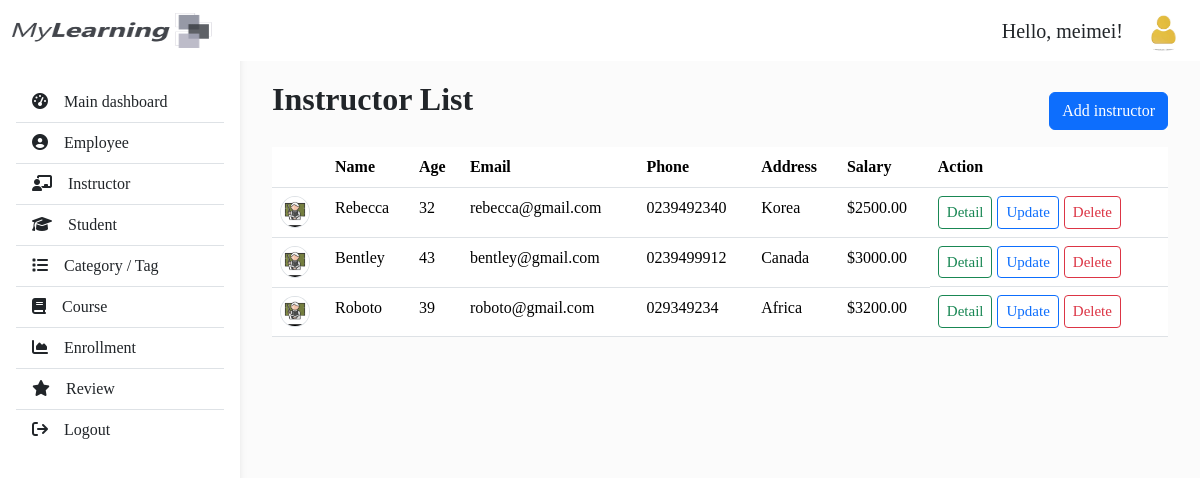
Page /instructors/ (signed in) on the committed database.
### users/models.py (models this page shows, shortened)
class Instructor(models.Model):
  user = models.OneToOneField(User, on_delete=models.CASCADE, null=True)
  name = models.CharField(max_length=100)
  age = models.IntegerField()
  email = models.EmailField()
  phone = models.CharField(max_length=20)
  address = models.CharField(max_length=150)
  salary = models.DecimalField(max_digits=10, decimal_places=2)

### users/decorators.py (the view)
    def wrapper_func(request, *args, **kwargs):
      group = None
      if request.user.groups.exists():
        group = request.user.groups.all()[0].name
        print('login group: ', group)
      print('allow group: ', allow_roles)
      if group in allow_roles:
        return view_func(request, *args, **kwargs)
      else:
        return HttpResponse('You are not authorize to view this page!')

### users/views.py (called while the page is built)
@login_required(login_url='login')
@allow_users(allow_roles=['admin'])
def Instructor_List(request):
  instructors = Instructor.objects.all()
  return render(request, 'instructors/list.html', {'instructors':instructors})

### users/templates/instructors/list.html (shortened to what this page needs)
{% extends 'base.html' %}
{%block content %}
  <div class="px-4 py-3">
    <div class="d-flex align-items-center">
      <div class="flex-grow-1 fw-bold fs-2 mb-4">Instructor List</div>
      <a href="{% url 'users:instructor_create' %}" class="btn btn-primary">Add instructor</a>
    </div>
    <div class="overflow-auto">
      <table class="table">
        <thead>
          <tr>
            <th scope="col"></th>
            <th scope="col">Name</th>
            <th scope="col">Age</th>
            <th scope="col">Email</th>
            <th scope="col">Phone</th>
            <th scope="col">Address</th>
            <th scope="col">Salary</th>
            <th scope="col">Action</th>
          </tr>
        </thead>
        <tbody>
          {% for instructor in instructors %}
          <tr>
            <th scope="row">
              <img class="rounded-circle border" style="width: 30px;" src="/media/profiles/instructor-profile.jpg" alt="profile">
            </th>
            <td>{{instructor.name}}</td>
            <td>{{instructor.age}}</td>
            <td>{{instructor.email}}</td>
            <td>{{instructor.phone}}</td>
            <td>{{instructor.address}}</td>
            <td>${{instructor.salary}}</td>
            <td class="btn-container">
              <a
                href="{% url 'users:instructor_detail' instructor.id %}"
                class="btn btn-outline-success btn-sm"
                >Detail</a
              >
              <a
                href="{% url 'users:instructor_update' instructor.id %}"
                class="btn btn-outline-primary btn-sm"
                >Update</a
              >
              <a
                href="{% url 'users:instructor_delete' instructor.id %}"
                class="btn btn-outline-danger btn-sm"
                >Delete</a
              >
            </td>
          </tr>
          {% endfor %}
        </tbody>
      </table>
    </div>
  </div>
{% endblock content %}

### templates/base.html (shortened to what this page needs)
<!DOCTYPE html>
<html lang="en">
  <head>
    {% load static %}
    <link
      href="https://cdn.jsdelivr.net/npm/bootstrap@5.3.7/dist/css/bootstrap.min.css"
      rel="stylesheet"
    />
    <link
      rel="stylesheet"
      href="https://cdn.jsdelivr.net/npm/bootstrap-icons@1.11.3/font/bootstrap-icons.css"
    />
    <link
      rel="stylesheet"
      href="https://cdnjs.cloudflare.com/ajax/libs/font-awesome/6.5.0/css/all.min.css"
    />
    <link rel="stylesheet" href="{% static 'css/style.css' %}" />
  </head>
  <body>
    <header>
      <nav
        id="sidebarMenu"
        class="collapse d-lg-block sidebar collapse bg-white"
      >
        <div class="position-sticky">
          <div class="list-group list-group-flush mx-3 mt-4">
            <a
              href="{% url 'dashboard' %}"
              class="list-group-item list-group-item-action py-2 ripple"
              aria-current="true"
            >
              <i class="fas fa-tachometer-alt me-3"></i
              ><span>Main dashboard</span>
            </a>
            {% if request.user.groups.all.0.name == 'admin' %}
              <a
                href="{% url 'users:employee_list' %}"
                class="list-group-item list-group-item-action py-2 ripple"
              >
                <i class="fa-solid fa-circle-user me-3"></i><span>Employee</span>
              </a>
              <a
                href="{% url 'users:instructor_list' %}"
                class="list-group-item list-group-item-action py-2 ripple"
              >
                <i class="fa-solid fa-chalkboard-user me-3"></i><span>Instructor</span>
              </a>
              <a
                href="{% url 'users:student_list' %}"
                class="list-group-item list-group-item-action py-2 ripple"
              >
                <i class="fa-solid fa-graduation-cap me-3"></i></i><span>Student</span>
              </a>
            {% endif %}
            {% if request.user.groups.all.0.name == 'admin' or request.user.groups.all.0.name == 'instructor' %}
              <a
                href="{% url 'courses:category_list' %}"
                class="list-group-item list-group-item-action py-2 ripple"
              >
                <i class="fa-solid fa-list me-3"></i><span>Category / Tag</span>
              </a>
            {% endif %}
            <a
              href="{% url 'courses:course_list' %}"
              class="list-group-item list-group-item-action py-2 ripple"
            >
              <i class="fa-solid fa-book me-3"></i><span>Course</span>
            </a>
            {% if request.user.groups.all.0.name == 'admin' %}
              <a
                href="{% url 'enrollments:enrollment_list' %}"
                class="list-group-item list-group-item-action py-2 ripple"
              >
                <i class="fas fa-chart-area me-3"></i><span>Enrollment</span>
              </a>
            {% endif %}
            {% if request.user.groups.all.0.name == 'admin' %}
              <a
                href="{% url 'reviews:review_list' %}"
                class="list-group-item list-group-item-action py-2 ripple"
              >
                <i class="fa-solid fa-star me-3"></i><span>Review</span>
              </a>
            {% endif %}
            <a
              href="{% url 'logout' %}"
              class="list-group-item list-group-item-action py-2 ripple"
            >
              <i class="fa-solid fa-arrow-right-from-bracket me-3"></i></i></i><span>Logout</span>
            </a>
          </div>
        </div>
      </nav>
      <nav id="main-navbar" class="navbar navbar-expand-lg bg-white fixed-top">
        <div class="container-fluid">
          <a class="navbar-brand" href="#">
            <img
              src="/media/profiles/my-learning-logo.png"
              height="35"
              width="200"
              alt="MDB Logo"
              loading="lazy"
            />
          </a>
          <ul class="navbar-nav ms-auto d-flex flex-row align-items-center gap-3">
            <li class="nav-item fs-5 d-flex align-items-center gap-3">
              <span>Hello, {{request.user}}!</span>
              <div>
                {% with request.user.groups.all.0.name as group %}
                  {% if group == "admin" %}
                      <img src="/media/profiles/employee-profile.webp" alt="profile" style="height: 40px; border-radius: 50%;" />
                  {% elif group == "instructor" %}
                      <img src="/media/profiles/instructor-profile.jpg" alt="profile" style="height: 40px; border-radius: 50%;" />
                  {% endif %}
                {% endwith %}
              </div>
            </li>
          </ul>
        </div>
      </nav>
    </header>
    <main style="margin-top: 35px">
      <div class="container py-4 px-2">
        {% block content %} {% endblock content %}
      </div>
    </main>
  </body>
</html>

### static/css/style.css (style rules this page uses)
body { background-color: #fbfbfb; font-family: Cambria, Cochin, Georgia, Times, "Times New Roman", serif; }
@media (min-width: 991.98px) { main { padding-left: 240px; } }
.sidebar { position: fixed; top: 0; bottom: 0; left: 0; padding: 58px 0 0; box-shadow: 0 2px 5px 0 rgb(0 0 0 / 5%), 0 2px 10px 0 rgb(0 0 0 / 5%); width: 240px; z-index: 600; }

### rows in the picture
Instructor: name "Rebecca", age "32", email "rebecca@gmail.com", phone "0239492340", address "Korea", salary "2500.00"
Instructor: name "Bentley", age "43", email "bentley@gmail.com", phone "0239499912", address "Canada", salary "3000.00"
Instructor: name "Roboto", age "39", email "roboto@gmail.com", phone "029349234", address "Africa", salary "3200.00"

### other values in the picture
{{ request.user }} "meimei"
